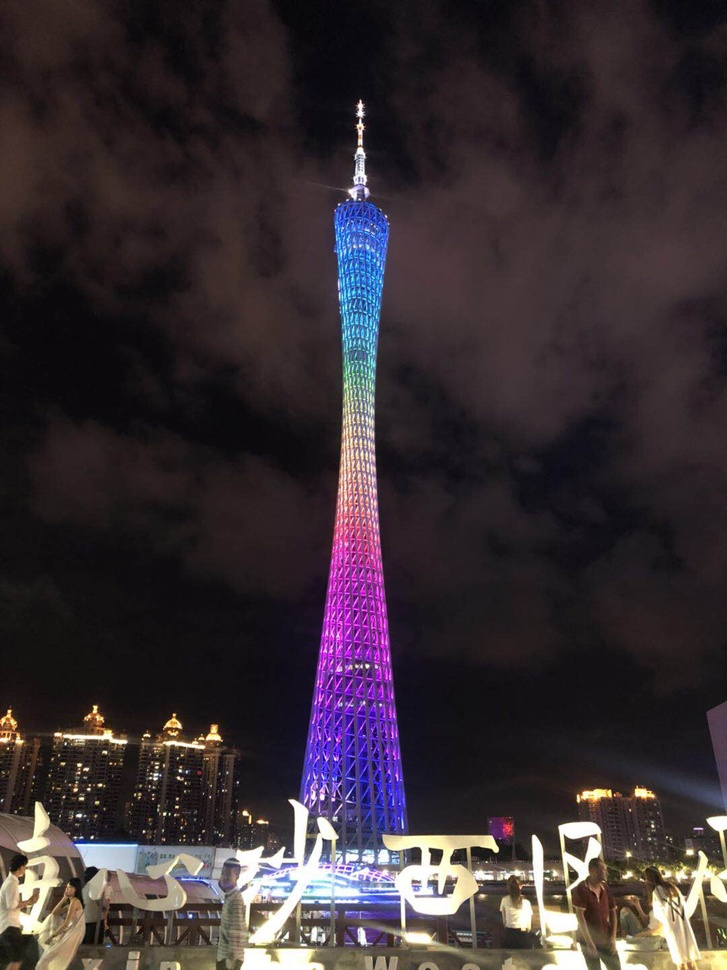
#> input picture K_opencv/0.入门/image.jpg, 727 x 970 px, shrunk from 1080 x 1440 before the run
$ python 4.rotation.py
#> lines starting #> are read from the running program, lines starting #| are printed output that depends on the picture
import cv2
import matplotlib.pyplot as plt
import numpy as np


def show(image):
    plt.imshow(image)
    plt.axis('off')
    plt.show()


def imread(image):
#> called with image = 'image.jpg'
    image = cv2.imread(image)
#> image is the input picture: shape (970, 727, 3); mean B, G, R 51.5, 46.6, 55.9
    image = cv2.cvtColor(image, cv2.COLOR_BGR2RGB)
    return image


image = imread('image.jpg')
(h, w) = image.shape[:2]
#> h = 970; w = 727
(cX, cY) = (w / 2, h / 2)
#> cX = 363.5; cY = 485
# (cX,cY)-旋转中心点
# 45-逆时针旋转45度
# 1.0-缩放
M = cv2.getRotationMatrix2D((cX, cY), 45, 1.0)
image = cv2.warpAffine(image, M, (w, h))
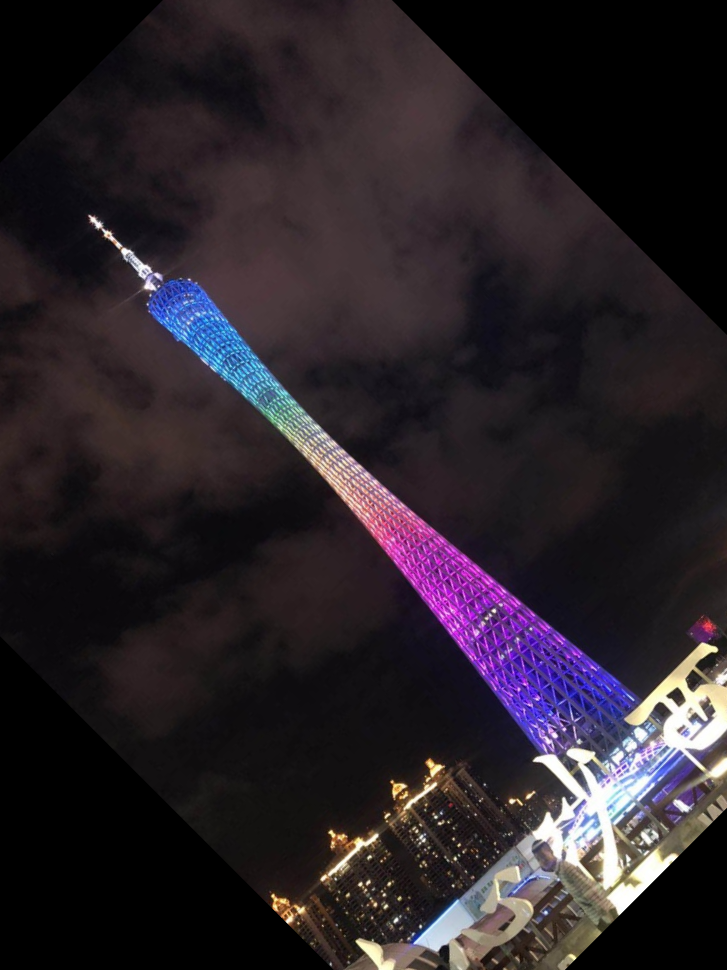
#> image: shape (970, 727, 3); mean R, G, B 41.8, 34.4, 40.7
# show(image)

$ run again, with K_opencv/0.入门/Solvay.jpg copied over K_opencv/0.入门/image.jpg
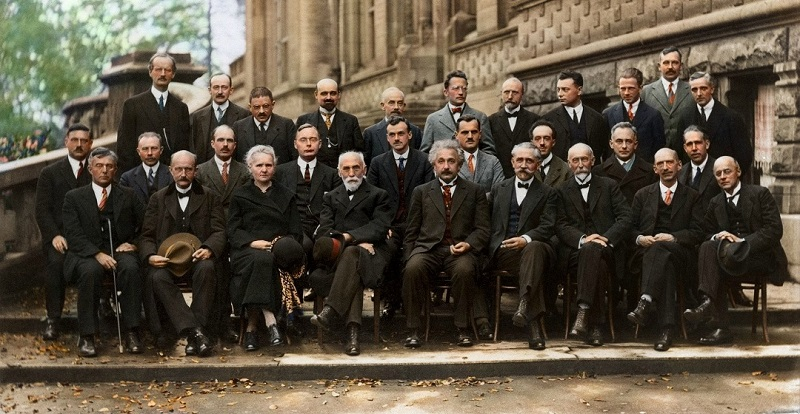
#> input picture K_opencv/0.入门/Solvay.jpg, 800 x 414 px
#> in imread, image is the input picture: shape (414, 800, 3); mean B, G, R 64.9, 80.6, 90.9
#> `image = cv2.warpAffine(image, M, (w, h))`:
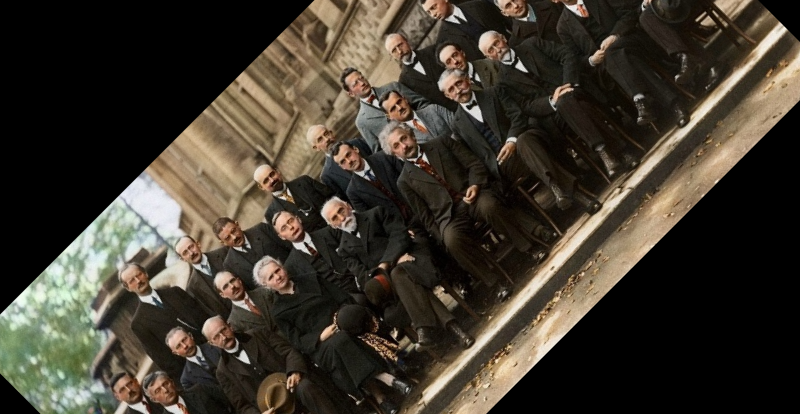
#> image: shape (414, 800, 3); mean R, G, B 63.3, 56.6, 45.8

$ run again, with K_opencv/0.入门/face.png saved as K_opencv/0.入门/image.jpg
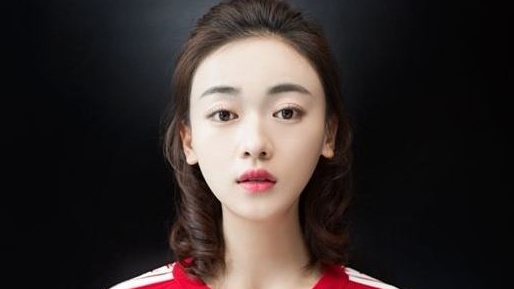
#> input picture K_opencv/0.入门/face.png, 514 x 289 px
#> in imread, image is the input picture: shape (289, 514, 3); mean B, G, R 45.2, 46.8, 55.4
#> `image = cv2.warpAffine(image, M, (w, h))`:
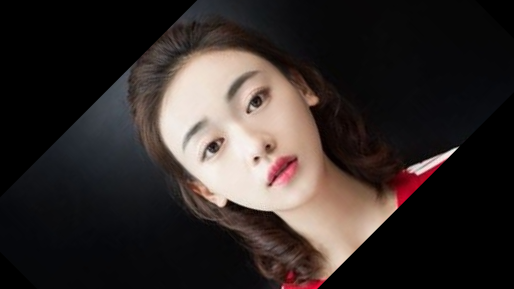
#> image: shape (289, 514, 3); mean R, G, B 51.3, 43.6, 41.3
